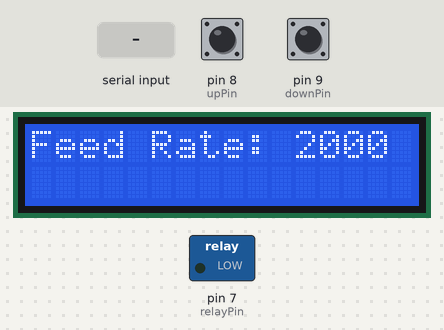
This sketch was run on a simulated Arduino Uno, built with avr-gcc and run on an emulated ATmega328P. Shown: 16×2 character LCD, switched loads named in the sketch (green lamp = pin HIGH). The inputs (shaded band) are chosen by the test bench; at power-on: pin 8 (upPin) HIGH, pin 9 (downPin) HIGH. What the sketch prints to the serial monitor is not drawn.

Above: at 1.2 s.
1.3 s: "t" received over Serial
At 2.5 s:
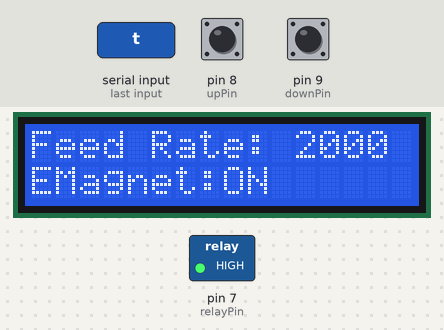
2.8 s: "f" received over Serial
At 3.6 s:
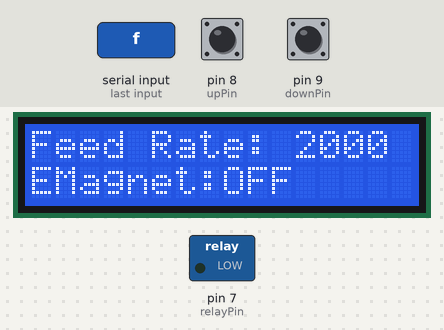
4.3 s: pin 8 (upPin) pulled LOW for 1 s
At 6.5 s:
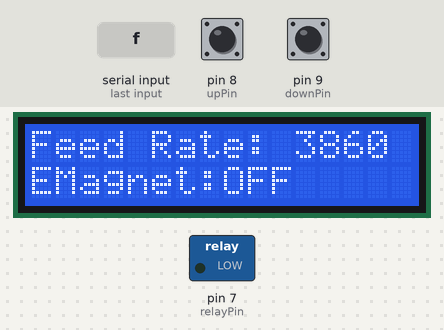
6.8 s: pin 9 (downPin) pulled LOW for 3.2 s
At 11.1 s:
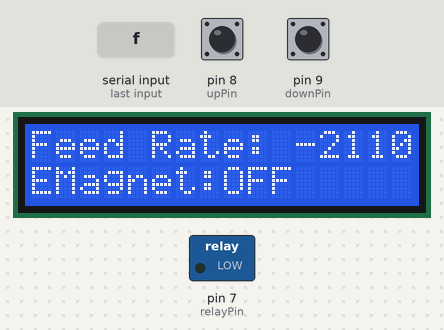
11.5 s: pin 8 (upPin) pulled LOW for 0.15 s
At 12.0 s:
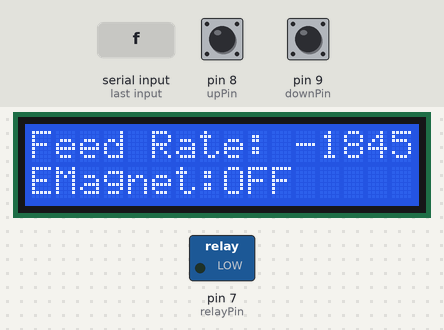
13.1 s: pin 9 (downPin) pulled LOW for 0.15 s
At 13.17 s:
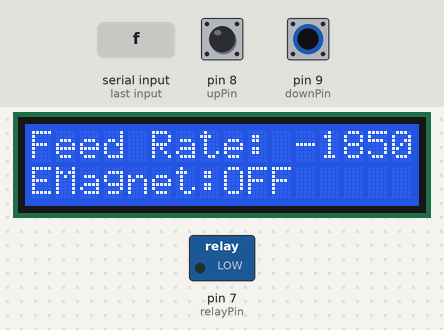
Timing chart, 0 to 15.7 s (numbered marks = the images above; inputs shaded):
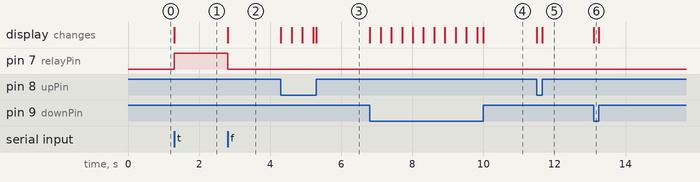

Measured:
- after the input at 1.3 s, pin 7 (relayPin): LOW → HIGH at once; the display: changes at once (image 1)
- after the input at 2.8 s, pin 7 (relayPin): HIGH → LOW at once; the display: changes at once (image 2)
- after the input at 4.3 s, the display: first changes at once (image 3 shows a later state)
- after the input at 6.8 s, the display: first changes at once (image 4 shows a later state)
- after the input at 11.5 s, the display: first changes at once (image 5 shows a later state)
- after the input at 13.1 s, the display: changes at once (image 6)

The sketch:

uno-code.ino
```cpp
#include <LiquidCrystal.h>

const int relayPin = 7;
const int upPin = 8;
const int downPin = 9;

const int rs = 12, en = 11, d4 = 5, d5 = 4, d6 = 3, d7 = 2;
LiquidCrystal lcd(rs, en, d4, d5, d6, d7);

char receivedChar = 0;
int feed = 2000;
int count = 0;

void setup() {

  Serial.begin(9600);

  pinMode(upPin, INPUT_PULLUP);
  pinMode(downPin, INPUT_PULLUP);
  pinMode(relayPin, OUTPUT);

  digitalWrite(relayPin, LOW);

  lcd.begin(16, 2);
  lcd.clear();
  lcd.setCursor(0, 0);
  lcd.print("Setting up...");

}

void loop() {
  if (Serial.available() > 0) {
    receivedChar = Serial.read();
    closeSwitch();          // act immediately on new char
  }

  updateFeed();

  lcd.setCursor(0, 0);
  lcd.print("Feed Rate: ");
  lcd.print(feed);
  lcd.print("   ");         // clears leftover digits

  count++;
  if (count % 200 == 0) {
    Serial.println(feed);
  }
}

void closeSwitch() {
  if (receivedChar == 't') {
    digitalWrite(relayPin, HIGH);
    lcd.setCursor(0, 1);
    lcd.print("EMagnet:ON ");
    receivedChar = 0;       // consume
  }
  else if (receivedChar == 'f') {
    digitalWrite(relayPin, LOW);
    lcd.setCursor(0, 1);
    lcd.print("EMagnet:OFF");
    receivedChar = 0;       // consume
  }
  count++;
  if (count % 60 == 0) {
    Serial.print(feed);
  }
}

void updateFeed() {
  if (digitalRead(upPin) == LOW) {
    feed += 5;
  }
  if (digitalRead(downPin) == LOW) {
    feed -= 5;
  }
}
```
